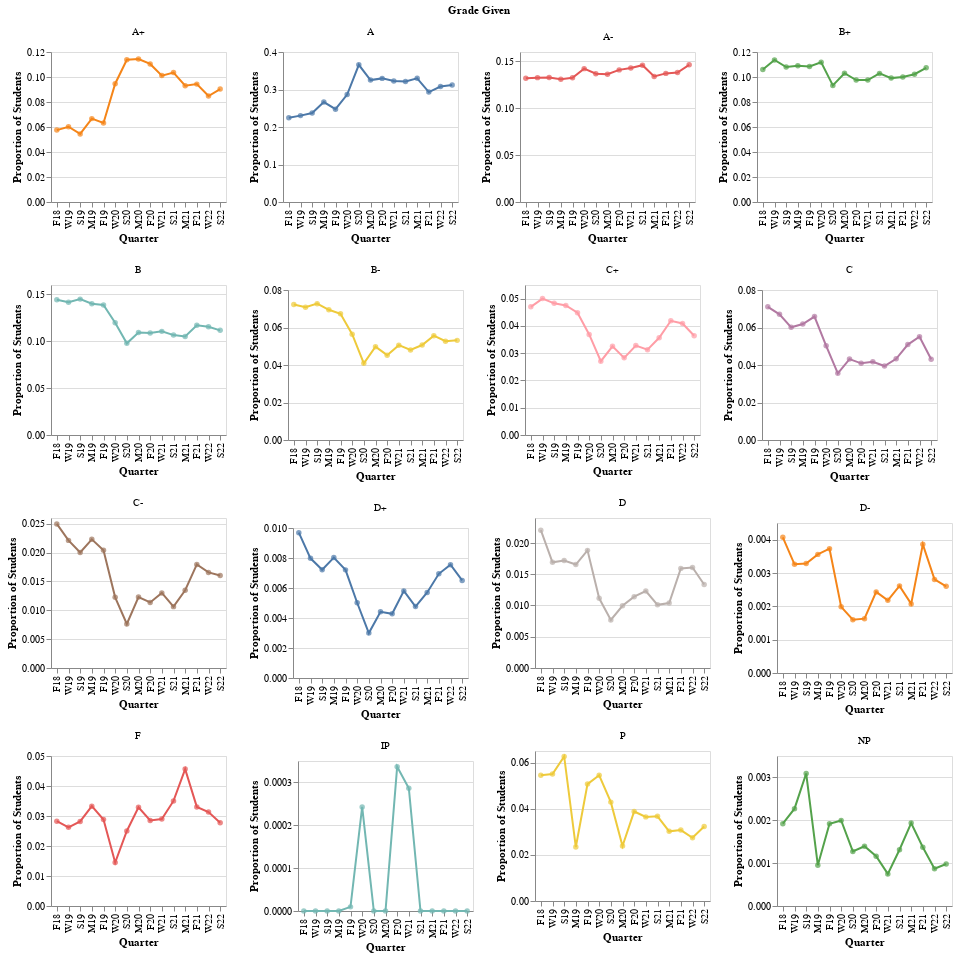

Notebook code for this chart:
### Markdown cell above
I originally wanted to add a line representing when COVID started (S20), but I could not figure out how to do it in the faceted plots below (the order of the quarters kept getting messed up).

### Code cell
# add missing quarters for IP grades
ip_missing = pd.DataFrame({'Quarter': ['F18', 'W19', 'S19', 'M19', 'S20', 'M20', 'S21', 'M21', 'F21', 'W22', 'S22'],
                           'Grade Given': ['IP', 'IP', 'IP', 'IP', 'IP', 'IP', 'IP', 'IP', 'IP', 'IP', 'IP'],
                           'Sum of Student Count': [0, 0, 0, 0, 0, 0, 0, 0, 0, 0, 0],
                           'Proportion of Students': [0, 0, 0, 0, 0, 0, 0, 0, 0, 0, 0]})
grades_agg = grades_agg.append(ip_missing, ignore_index = True)

# define order of letter grades
letter_grades = ['A+', 'A', 'A-',
                 'B+', 'B', 'B-',
                 'C+', 'C', 'C-',
                 'D+', 'D', 'D-',
                 'F', 'IP', 'P', 'NP']

# line plots
lines = alt.Chart(grades_agg).mark_line().encode(
    x = alt.X('Quarter:O', sort = quarters),
    y = 'Proportion of Students',
    color = 'Grade Given:N'
)

# points
points = alt.Chart(grades_agg).mark_circle().encode(
    x = alt.X('Quarter:O', sort = quarters),
    y = 'Proportion of Students',
    color = alt.Color('Grade Given:N', legend = None)
)

# line plots for each letter grade over time
(lines + points).properties(
    width = 175,
    height = 150
).facet(
    facet = alt.Facet('Grade Given:N', sort = letter_grades),
    columns = 4
).resolve_scale(
    x = 'independent',
    y = 'independent'
)

### Figure 1 — Vega-Lite specification as saved in the notebook (floating-point values rounded to 4 significant figures; data arrays with more than 128 entries replaced by an {"elided": "..."} marker saying what was removed)
{"config": {"view": {"continuousWidth": 400, "continuousHeight": 300}}, "data": {"name": "data-5410c44fa74f645c79e6ae135be5e37b"}, "facet": {"type": "nominal", "field": "Grade Given", "sort": ["A+", "A", "A-", "B+", "B", "B-", "C+", "C", "C-", "D+", "D", "D-", "F", "IP", "P", "NP"]}, "spec": {"layer": [{"mark": "line", "encoding": {"color": {"type": "nominal", "field": "Grade Given"}, "x": {"type": "ordinal", "field": "Quarter", "sort": ["F18", "W19", "S19", "M19", "F19", "W20", "S20", "M20", "F20", "W21", "S21", "M21", "F21", "W22", "S22"]}, "y": {"type": "quantitative", "field": "Proportion of Students"}}}, {"mark": "circle", "encoding": {"color": {"type": "nominal", "field": "Grade Given", "legend": null}, "x": {"type": "ordinal", "field": "Quarter", "sort": ["F18", "W19", "S19", "M19", "F19", "W20", "S20", "M20", "F20", "W21", "S21", "M21", "F21", "W22", "S22"]}, "y": {"type": "quantitative", "field": "Proportion of Students"}}}], "height": 150, "width": 175}, "columns": 4, "resolve": {"scale": {"x": "independent", "y": "independent"}}, "$schema": "https://vega.github.io/schema/vega-lite/v4.8.1.json", "datasets": {"data-5410c44fa74f645c79e6ae135be5e37b": {"elided": "240 records"}}}
